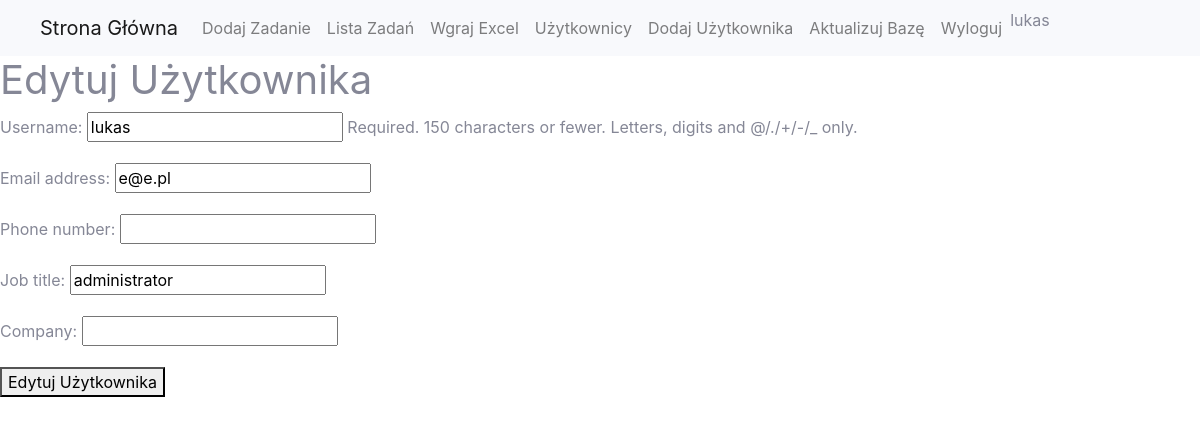
Page /users/edit/1/ (signed in) on the committed database.
### app/models.py (models this page shows, shortened)
class CustomUser(AbstractUser):
    phone_number = models.CharField(max_length=15, blank=True, null=True)
    job_title = models.CharField(max_length=100, blank=True, null=True)
    company = models.CharField(max_length=100, blank=True, null=True)
    def is_administrator(self):
        return self.job_title and self.job_title.lower() == 'administrator'

### app/views.py (the view)
# urls.py: path('users/edit/<int:user_id>/', views.edit_user, name='edit_user'),
@login_required
def edit_user(request, user_id):
    user = get_object_or_404(CustomUser, pk=user_id)
    if request.method == 'POST':
        form = CustomUserForm(request.POST, instance=user)
        if form.is_valid():
            form.save()
            return redirect('user_list')
    else:
        form = CustomUserForm(instance=user)
    return render(request, 'edit_user.html', {'form': form})

### app/forms.py
class CustomUserForm(forms.ModelForm):
    class Meta:
        model = CustomUser
        fields = ['username', 'email', 'phone_number', 'job_title', 'company']

### app/templates/edit_user.html (shortened to what this page needs)
{% include 'header.html' %}
<!DOCTYPE html>
<html lang="en">
<head>
</head>
<body>
    <h1>Edytuj Użytkownika</h1>
    <form method="post">
        {{ form.as_p }}
        <button type="submit">Edytuj Użytkownika</button>
    </form>
</body>
</html>

### app/templates/header.html (shortened to what this page needs)
{% load static %}
<!DOCTYPE html>
<html lang="en">
<head>
    <link rel="stylesheet" href="https://stackpath.bootstrapcdn.com/bootstrap/4.5.2/css/bootstrap.min.css">
    <link href="{% static 'css/sb-admin-2.min.css' %}" rel="stylesheet">
</head>
<body>
    <nav class="navbar navbar-expand-lg navbar-light bg-light">
        <div class="container-fluid">
            <a class="navbar-brand" href="{% url 'home' %}">Strona Główna</a>
            <div class="collapse navbar-collapse" id="navbarNav">
                <ul class="navbar-nav">
                 {% if user.is_administrator %}
                    <li class="nav-item">
                        <a class="nav-link" href="{% url 'create_task' %}">Dodaj Zadanie</a>
                    </li>
                        {% endif %}
                    <li class="nav-item">
                        <a class="nav-link" href="{% url 'task_list' %}">Lista Zadań</a>
                    </li>
                     {% if user.is_administrator %}
                    <li class="nav-item">
                        <a class="nav-link" href="{% url 'upload_excel' %}">Wgraj Excel</a>
                    </li>
                    <li class="nav-item">
                        <a class="nav-link" href="{% url 'user_list' %}">Użytkownicy</a>
                    </li>
                    <li class="nav-item">
                        <a class="nav-link" href="{% url 'add_user' %}">Dodaj Użytkownika</a>
                    </li>
                        {% endif %}
                    <li class="nav-item">
                        <a class="nav-link" href="{% url 'update_database' %}">Aktualizuj Bazę</a>
                    </li>
                     <li class="nav-item">
                         <a class="nav-link" href="{% url 'logout' %}">Wyloguj</a>
                     </li>
                     <li class="nav-item">
                         {{ request.user.username }}
                     </li>
                </ul>
            </div>
        </div>
    </nav>
</body>
</html>

### rows in the picture
CustomUser: user.username "lukas", username "lukas", email "e@e.pl", job_title "administrator"
